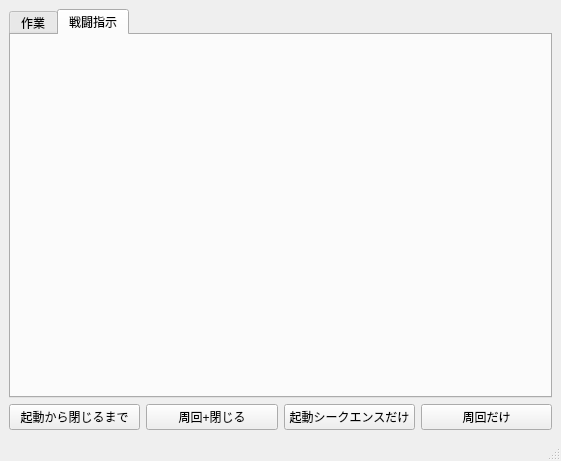
<?xml version="1.0" encoding="UTF-8"?>
<ui version="4.0">
 <class>MainWindow</class>
 <widget class="QMainWindow" name="MainWindow">
  <property name="geometry">
   <rect>
    <x>0</x>
    <y>0</y>
    <width>561</width>
    <height>461</height>
   </rect>
  </property>
  <property name="windowTitle">
   <string>MainWindow</string>
  </property>
  <widget class="QWidget" name="centralwidget">
   <layout class="QVBoxLayout" name="verticalLayout_2">
    <item>
     <widget class="QTabWidget" name="taskTab">
      <property name="enabled">
       <bool>true</bool>
      </property>
      <property name="currentIndex">
       <number>1</number>
      </property>
      <widget class="QWidget" name="Task">
       <attribute name="title">
        <string>作業</string>
       </attribute>
       <layout class="QVBoxLayout" name="verticalLayout_3">
        <item>
         <widget class="QGroupBox" name="startGroup">
          <property name="sizePolicy">
           <sizepolicy hsizetype="Preferred" vsizetype="Minimum">
            <horstretch>0</horstretch>
            <verstretch>0</verstretch>
           </sizepolicy>
          </property>
          <property name="minimumSize">
           <size>
            <width>0</width>
            <height>94</height>
           </size>
          </property>
          <property name="title">
           <string>ホーム画面まで</string>
          </property>
          <widget class="QWidget" name="">
           <property name="geometry">
            <rect>
             <x>20</x>
             <y>30</y>
             <width>481</width>
             <height>48</height>
            </rect>
           </property>
           <layout class="QVBoxLayout" name="verticalLayout_6">
            <item>
             <layout class="QHBoxLayout" name="horizontalLayout_5">
              <item>
               <widget class="QLabel" name="StartLabelTitle">
                <property name="text">
                 <string>起動シークエンス:</string>
                </property>
               </widget>
              </item>
              <item>
               <widget class="QLabel" name="StartLabel">
                <property name="text">
                 <string></string>
                </property>
               </widget>
              </item>
             </layout>
            </item>
            <item>
             <layout class="QHBoxLayout" name="horizontalLayout">
              <item>
               <widget class="QCheckBox" name="Login">
                <property name="text">
                 <string>アカウント継承</string>
                </property>
               </widget>
              </item>
              <item>
               <widget class="QCheckBox" name="LaunchApp">
                <property name="text">
                 <string>アプリ起動</string>
                </property>
               </widget>
              </item>
              <item>
               <widget class="QCheckBox" name="SkipTrailer">
                <property name="text">
                 <string>新スタイルスキップ</string>
                </property>
               </widget>
              </item>
              <item>
               <widget class="QCheckBox" name="SkipGacha">
                <property name="text">
                 <string>一日一回ガチャ</string>
                </property>
               </widget>
              </item>
             </layout>
            </item>
           </layout>
          </widget>
         </widget>
        </item>
        <item>
         <widget class="QGroupBox" name="taskGroup">
          <property name="minimumSize">
           <size>
            <width>519</width>
            <height>220</height>
           </size>
          </property>
          <property name="title">
           <string>ホーム画面あと</string>
          </property>
          <widget class="QWidget" name="">
           <property name="geometry">
            <rect>
             <x>20</x>
             <y>60</y>
             <width>128</width>
             <height>142</height>
            </rect>
           </property>
           <layout class="QVBoxLayout" name="verticalLayout">
            <item>
             <widget class="QCheckBox" name="Sweep">
              <property name="text">
               <string>周回</string>
              </property>
             </widget>
            </item>
            <item>
             <layout class="QHBoxLayout" name="TargetLayout">
              <item>
               <widget class="QLabel" name="target">
                <property name="text">
                 <string>周回相手</string>
                </property>
               </widget>
              </item>
              <item>
               <widget class="QComboBox" name="targetComboBox"/>
              </item>
             </layout>
            </item>
            <item>
             <layout class="QHBoxLayout" name="LevelLayout">
              <item>
               <widget class="QLabel" name="Level">
                <property name="text">
                 <string>レベル</string>
                </property>
               </widget>
              </item>
              <item>
               <widget class="QComboBox" name="levelComboBox"/>
              </item>
             </layout>
            </item>
            <item>
             <layout class="QHBoxLayout" name="TimeLayout">
              <item>
               <widget class="QLabel" name="sweepTime">
                <property name="text">
                 <string>回数</string>
                </property>
               </widget>
              </item>
              <item>
               <widget class="QComboBox" name="sweepTimeComboBox"/>
              </item>
             </layout>
            </item>
            <item>
             <layout class="QHBoxLayout" name="BattleLayout">
              <item>
               <widget class="QLabel" name="BattleScript">
                <property name="text">
                 <string>戦闘指示</string>
                </property>
               </widget>
              </item>
              <item>
               <widget class="QComboBox" name="BattleInScriptSelect"/>
              </item>
             </layout>
            </item>
           </layout>
          </widget>
          <widget class="QWidget" name="">
           <property name="geometry">
            <rect>
             <x>20</x>
             <y>30</y>
             <width>481</width>
             <height>18</height>
            </rect>
           </property>
           <layout class="QHBoxLayout" name="horizontalLayout_6">
            <item>
             <widget class="QLabel" name="TaskLabelTitle">
              <property name="text">
               <string>周回シークエンス:</string>
              </property>
             </widget>
            </item>
            <item>
             <widget class="QLabel" name="TaskLabel">
              <property name="text">
               <string></string>
              </property>
             </widget>
            </item>
           </layout>
          </widget>
          <widget class="QWidget" name="">
           <property name="geometry">
            <rect>
             <x>330</x>
             <y>60</y>
             <width>161</width>
             <height>74</height>
            </rect>
           </property>
           <layout class="QVBoxLayout" name="CloseAppLayout">
            <item>
             <widget class="QCheckBox" name="CloseAppWithAuto">
              <property name="text">
               <string>時の修練場 + アプリを閉じる</string>
              </property>
             </widget>
            </item>
            <item>
             <widget class="QCheckBox" name="CloseAppWithTrain">
              <property name="text">
               <string>アリーナ + アプリを閉じる</string>
              </property>
             </widget>
            </item>
            <item>
             <widget class="QCheckBox" name="CloseAppOnly">
              <property name="text">
               <string>アプリを閉じるだけ</string>
              </property>
             </widget>
            </item>
           </layout>
          </widget>
          <widget class="QWidget" name="">
           <property name="geometry">
            <rect>
             <x>180</x>
             <y>60</y>
             <width>105</width>
             <height>48</height>
            </rect>
           </property>
           <layout class="QVBoxLayout" name="MissionLayout">
            <item>
             <widget class="QCheckBox" name="Daily">
              <property name="text">
               <string>デイリー受け取り</string>
              </property>
             </widget>
            </item>
            <item>
             <widget class="QCheckBox" name="Weekly">
              <property name="text">
               <string>Weekly受け取り</string>
              </property>
             </widget>
            </item>
           </layout>
          </widget>
         </widget>
        </item>
       </layout>
      </widget>
      <widget class="QWidget" name="Battle">
       <attribute name="title">
        <string>戦闘指示</string>
       </attribute>
      </widget>
     </widget>
    </item>
    <item>
     <layout class="QHBoxLayout" name="horizontalLayout_4">
      <item>
       <widget class="QPushButton" name="AllButton">
        <property name="text">
         <string>起動から閉じるまで</string>
        </property>
       </widget>
      </item>
      <item>
       <widget class="QPushButton" name="SweepCloseButton">
        <property name="text">
         <string>周回+閉じる</string>
        </property>
       </widget>
      </item>
      <item>
       <widget class="QPushButton" name="StartButton">
        <property name="text">
         <string>起動シークエンスだけ</string>
        </property>
       </widget>
      </item>
      <item>
       <widget class="QPushButton" name="SweepButton">
        <property name="text">
         <string>周回だけ</string>
        </property>
       </widget>
      </item>
     </layout>
    </item>
   </layout>
  </widget>
  <widget class="QMenuBar" name="menubar">
   <property name="geometry">
    <rect>
     <x>0</x>
     <y>0</y>
     <width>561</width>
     <height>22</height>
    </rect>
   </property>
  </widget>
  <widget class="QStatusBar" name="statusbar"/>
 </widget>
 <resources/>
 <connections/>
</ui>
